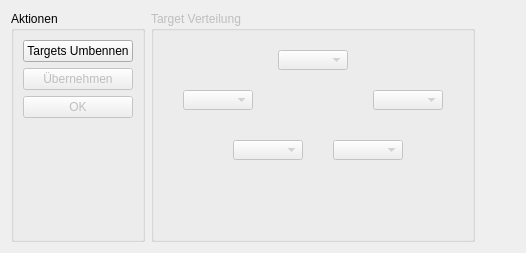
           <widget class="QWidget" name="tabTargets">
            <attribute name="title">
             <string>Targets</string>
            </attribute>
            <layout class="QHBoxLayout" name="horizontalLayout_8">
             <item>
              <widget class="QGroupBox" name="groupBoxRenameTargets">
               <property name="title">
                <string>Aktionen</string>
               </property>
               <layout class="QVBoxLayout" name="verticalLayout_8">
                <item>
                 <widget class="QPushButton" name="pushButtonRenameTargets">
                  <property name="text">
                   <string>Targets Umbennen</string>
                  </property>
                 </widget>
                </item>
                <item>
                 <widget class="QPushButton" name="pushButtonSetNewTargetConfig">
                  <property name="enabled">
                   <bool>false</bool>
                  </property>
                  <property name="text">
                   <string>Übernehmen</string>
                  </property>
                 </widget>
                </item>
                <item>
                 <widget class="QPushButton" name="pushButtonTargetConfigOk">
                  <property name="enabled">
                   <bool>false</bool>
                  </property>
                  <property name="text">
                   <string>OK</string>
                  </property>
                 </widget>
                </item>
                <item>
                 <spacer name="verticalSpacer_23">
                  <property name="orientation">
                   <enum>Qt::Vertical</enum>
                  </property>
                  <property name="sizeHint" stdset="0">
                   <size>
                    <width>20</width>
                    <height>40</height>
                   </size>
                  </property>
                 </spacer>
                </item>
               </layout>
              </widget>
             </item>
             <item>
              <widget class="QGroupBox" name="groupBoxTargetDistribution">
               <property name="enabled">
                <bool>false</bool>
               </property>
               <property name="title">
                <string>Target Verteilung</string>
               </property>
               <layout class="QVBoxLayout" name="verticalLayout_11">
                <item>
                 <widget class="QWidget" name="widget_2" native="true">
                  <property name="sizePolicy">
                   <sizepolicy hsizetype="Fixed" vsizetype="Fixed">
                    <horstretch>0</horstretch>
                    <verstretch>0</verstretch>
                   </sizepolicy>
                  </property>
                  <property name="minimumSize">
                   <size>
                    <width>300</width>
                    <height>150</height>
                   </size>
                  </property>
                  <widget class="QComboBox" name="comboBoxTarget1">
                   <property name="geometry">
                    <rect>
                     <x>115</x>
                     <y>10</y>
                     <width>70</width>
                     <height>20</height>
                    </rect>
                   </property>
                  </widget>
                  <widget class="QComboBox" name="comboBoxTarget2">
                   <property name="geometry">
                    <rect>
                     <x>20</x>
                     <y>50</y>
                     <width>70</width>
                     <height>20</height>
                    </rect>
                   </property>
                   <property name="sizePolicy">
                    <sizepolicy hsizetype="Preferred" vsizetype="Fixed">
                     <horstretch>0</horstretch>
                     <verstretch>0</verstretch>
                    </sizepolicy>
                   </property>
                  </widget>
                  <widget class="QComboBox" name="comboBoxTarget3">
                   <property name="geometry">
                    <rect>
                     <x>70</x>
                     <y>100</y>
                     <width>70</width>
                     <height>20</height>
                    </rect>
                   </property>
                  </widget>
                  <widget class="QComboBox" name="comboBoxTarget4">
                   <property name="geometry">
                    <rect>
                     <x>170</x>
                     <y>100</y>
                     <width>70</width>
                     <height>20</height>
                    </rect>
                   </property>
                  </widget>
                  <widget class="QComboBox" name="comboBoxTarget5">
                   <property name="geometry">
                    <rect>
                     <x>210</x>
                     <y>50</y>
                     <width>70</width>
                     <height>20</height>
                    </rect>
                   </property>
                  </widget>
                 </widget>
                </item>
                <item>
                 <spacer name="verticalSpacer_8">
                  <property name="orientation">
                   <enum>Qt::Vertical</enum>
                  </property>
                  <property name="sizeHint" stdset="0">
                   <size>
                    <width>20</width>
                    <height>40</height>
                   </size>
                  </property>
                 </spacer>
                </item>
               </layout>
              </widget>
             </item>
             <item>
              <spacer name="horizontalSpacer_17">
               <property name="orientation">
                <enum>Qt::Horizontal</enum>
               </property>
               <property name="sizeHint" stdset="0">
                <size>
                 <width>40</width>
                 <height>20</height>
                </size>
               </property>
              </spacer>
             </item>
            </layout>
           </widget>
